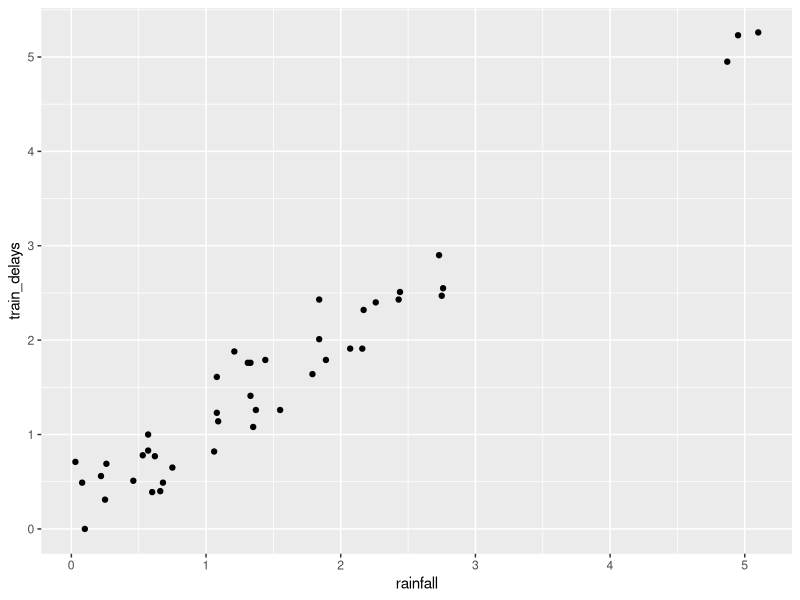
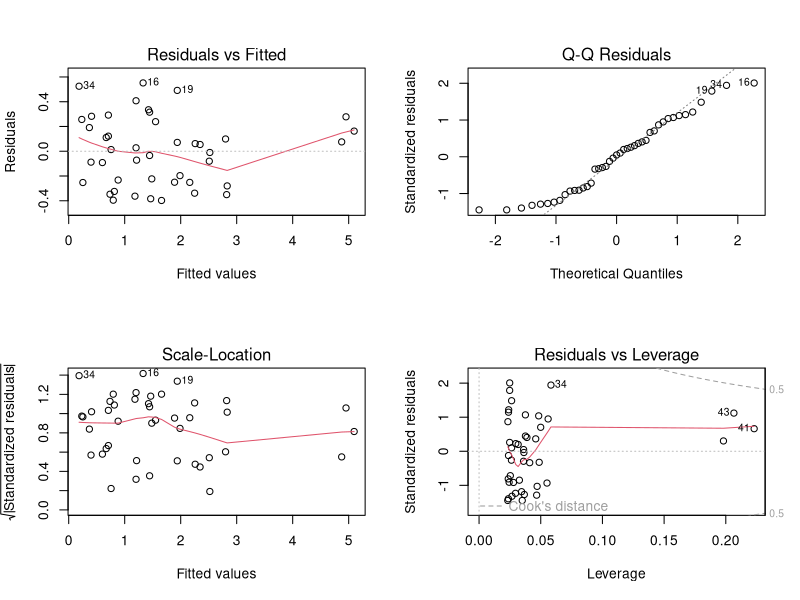
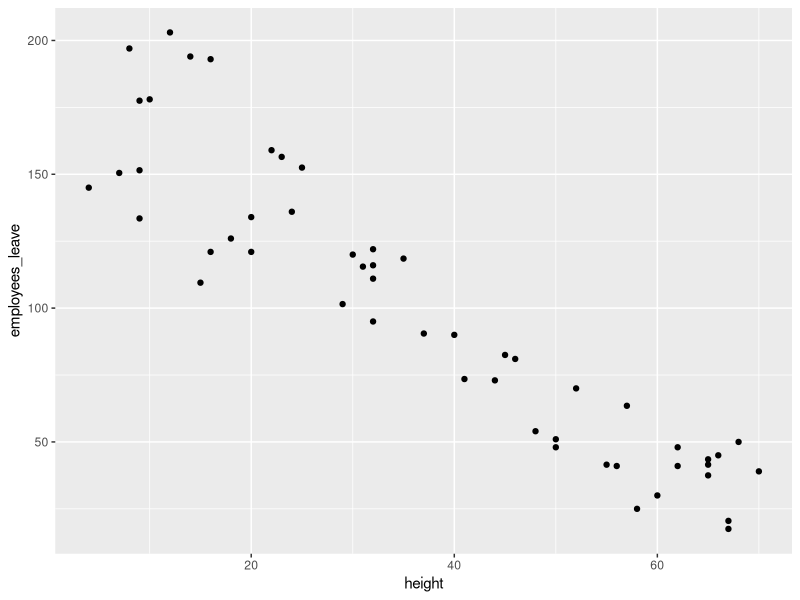
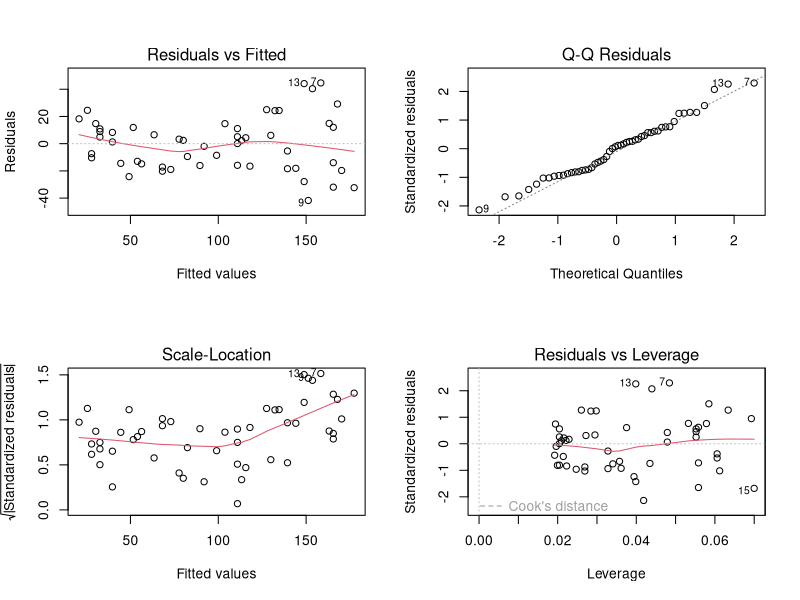

The R source for these figures, in order: (Note: this script raises an error after producing the figures.)
library(ggplot2)
library(car)
setwd("~/Documents/RU/Sem2/Statistics/Week7")



###1a Load in the data from trains.csv. 
#This file contains data on rainfall (in mm) and number of minutes that a train is delayed. 
#You are interested in predicting the train delays based on rainfall. 
#First create a scatterplot of the data.
trains = read.table("trains.csv", sep="\t", header=TRUE, comment.char="", quote="")
head(trains)

ggplot(trains, aes(rainfall, train_delays)) + geom_point()

###1b  Now, run a regression, and analyze the output of the regression.
linearModel <- lm(train_delays ~ rainfall, data = trains)
summary(linearModel)

#b0 has an estimate of 0.16 with a significance of p < 0.05
#b1 has an estimate of 0.97 with a significance of p < 2e-16 
#The F value has a p < 2.2-16 so that is significant
#We can assume this is a good model based on the t and F tests

###1c Now you are going to check model assumptions and discuss whether there are any violations/problems in the data. 
#First, discuss whether the data violates assumptions about variable types.

#The data does not violate assumptions because the value of both rainfall and train_delays are ratio values
###1d What about the linearity assumption? (Refer to the scatterplot you created above).

#The data does not seem to violate the linearity assumption. In the scatteplot we can clearly see a positive trend in the data


###1e Now you are going to test assumptions regarding residuals. 
#First, check whether your residuals are autocorrelated and discuss the results.

durbinWatsonTest(linearModel)
#The DW-test gives a value > 2 so there is indeed a positive correlation. 
#The p value is 0.324 which is > 0.05 so we significanly assume the is no autocorrelation

###1f Now you are going to check whether your residuals display homoscedasticity and whether they are normally distributed. 
#Use model diagnostic plots to do this.(When you create the plots, you may need to click "Zoom" to enlarge the plots so that they are readable).

par(mfrow = c(2,2))
plot(linearModel)
#The residuals are not completly normal distributed but the middle part falls on a diagonal line
#The homoscedasticity assumption is violated. In the plot there are much more datapoints towards the left and they also do not spread nicely vertically

###1g Still referring to the model diagnostic plots you just created, discuss whether there are any high leverage and/or highly influential points, and any problems they might be causing.

#There are no highly influential points, not datapoints have a Cook's distance of > 1
#The are some high-leverage points which are also outliers because they do not follow the trend of the data

###1h Use the model to predict the train delay for when there is 3.5 mm of rainfall

x = 3.5
prediction = 0.15579 + 0.96893*x; prediction
predict(linearModel, rainfall = 3.5)

###IF YOU REACH THIS POINT, YOU CAN RAISE YOUR HAND TO HAVE THE TA SIGN YOU OFF FOR THE DAY.


###2a Load in the data from buildings.csv. 
#This file contains data on how many floors different office buildings (their height) have and how many employees, on average, leave each building to go out for lunch.  
#You are interested in predicting whether employees leave based on the height of the building. 
#First create a scatterplot of the data.
buildings = read.table("buildings.csv", sep="\t", header=TRUE, comment.char="", quote="")
head(buildings)

ggplot(buildings, aes(height, employees_leave)) + geom_point()


###2b  Now, run a regression, and analyze the output of the regression.
linearModel <- lm(employees_leave ~ height, data = buildings)
summary(linearModel)

#b0 has an estimate of 186.83 with a significance of p < 2e-16
#b1 has an estimate of -2.37 with a significance of p < 2e-16 
#The F value has a p < 2.2-16 so that is significant
#We can assume this is a good model based on the t and F tests


###2c As in 1c through 1g, now check the model assumptions and discuss the results.


#The variable assumption gets violated because floors are not interval or ratio (ARE THEY?)
#The liniarity assumption holds as there is a negative trend
durbinWatsonTest(linearModel)
#The DW-test gives a value 1.97 which is almost > 2 so there is a positive correlation. 
#The p value is 0.868 which is > 0.05 so we significanly assume there is no autocorrelation
par(mfrow = c(2,2))
plot(linearModel)
#The residual error has a normal distribution
#The homoscedasticity assumption gets violated as there is a wider spread on the right side of the plot
#There are no highly influentual points, no points have a Cook's distance > 1
#There are no clear outliers of high-leverage points as the data is spread very wide.

###3a Load in the data from coffee.csv. 
#This file contains data on the age that different people began drinking coffee and how tall they end up growing to be. 
#You want to predict height as a function of the age variable. First create a scatterplot of the data.
coffee = read.table("coffee.csv", sep="\t", header=TRUE, comment.char="", quote="")
head(coffee)

ggplot(buildings, aes(age_coffee, height_in_cm)) + geom_point()

###3b Now, run a regression, and analyze the output of the regression.
linearModel <- lm(height_in_cm ~ age_coffee, data = coffee)
summary(linearModel)


###3c Given the overall fit/significance level of the model, what might be suprising about the significance level of the slope? (We will discuss this phenomenon next week)

